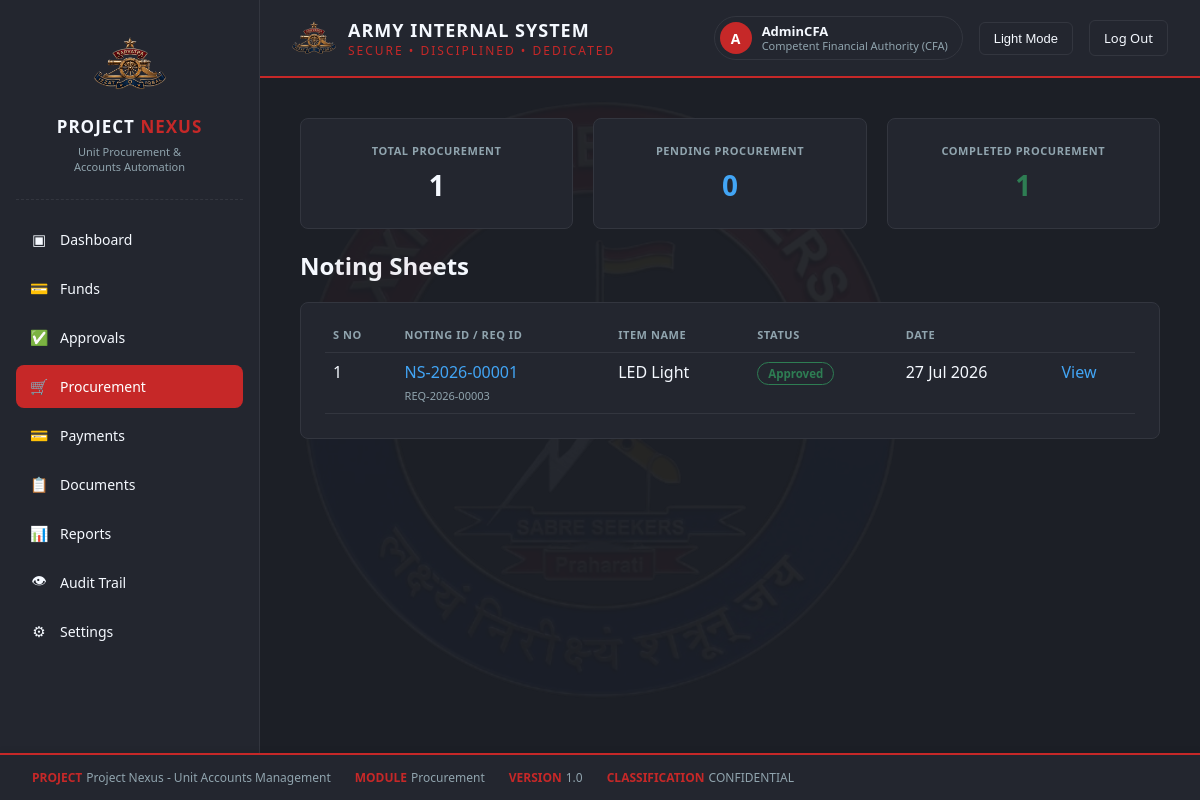
Page /procurement/ (signed in) on the earlier database version.
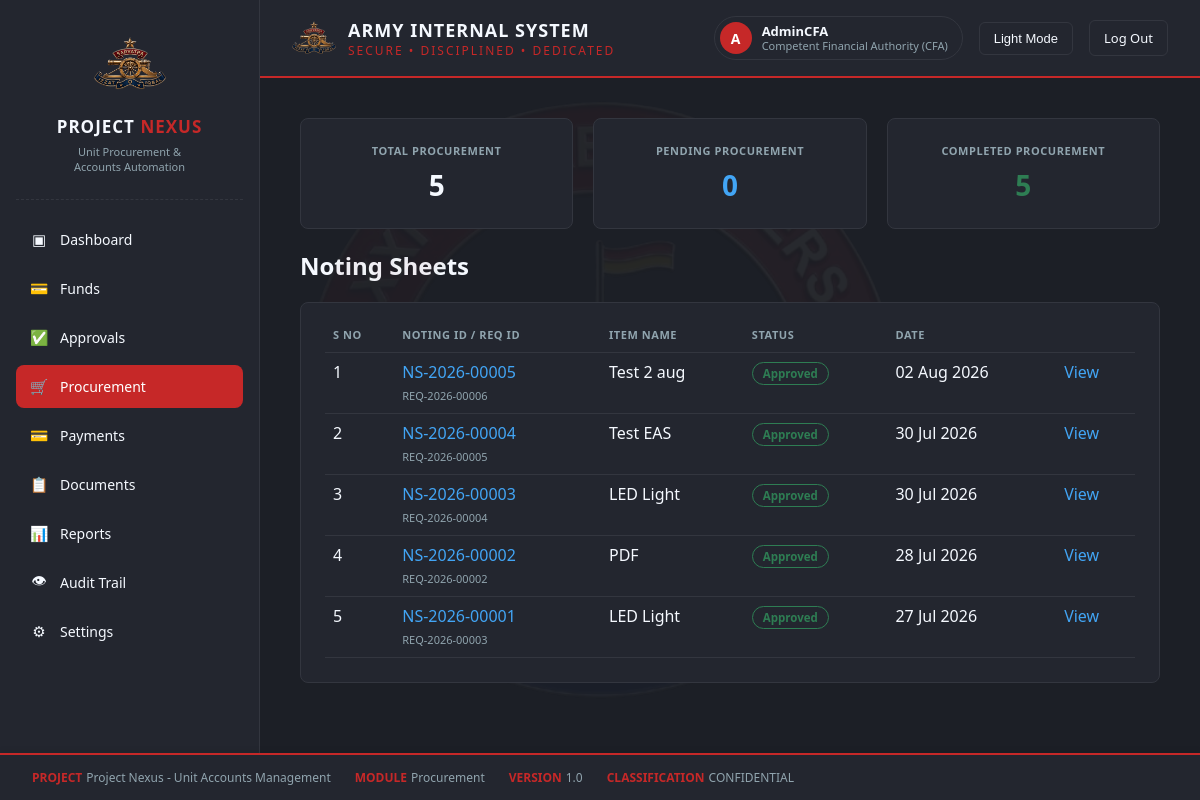
Same page on the later database version.
### procurement/models.py (models this page shows, shortened)
class NotingSheet(models.Model):
    WORKFLOW_CHOICES = [
        ("DRAFT", "Draft"),
        ("PENDING_AO", "Pending Account Officer"),
        ("AO_DENIED", "Returned by Account Officer"),
        ("PENDING_CFA", "Pending CFA"),
        ("CFA_DENIED", "Returned by CFA"),
        ("APPROVED", "Approved"),
    ]
    DECISION_CHOICES = [
        ("PENDING", "Pending"),
        ("APPROVED", "Approved"),
        ("DENIED", "Denied"),
    ]
    noting_id = models.CharField(max_length=30, unique=True, editable=False)
    requirement = models.OneToOneField(
        "requirements_mgmt.Requirement",
        on_delete=models.PROTECT,
        related_name="noting_sheet",
    )
    au = models.CharField(max_length=50, verbose_name="A/U")
    amount_allotted = models.DecimalField(max_digits=15, decimal_places=2, default=0)
    amount_released = models.DecimalField(max_digits=15, decimal_places=2, default=0)
    amount_expended = models.DecimalField(max_digits=15, decimal_places=2, default=0)
    created_by = models.ForeignKey(
        "authentication.User", on_delete=models.PROTECT, related_name="noting_sheets_created"
    )
    created_at = models.DateTimeField(auto_now_add=True)
    updated_at = models.DateTimeField(auto_now=True)
    workflow_status = models.CharField(max_length=20, choices=WORKFLOW_CHOICES, default="DRAFT")
    ao_status = models.CharField(max_length=10, choices=DECISION_CHOICES, default="PENDING")
    ao_remarks = models.TextField(blank=True, null=True)
    ao_acted_by = models.ForeignKey(
        "authentication.User", on_delete=models.SET_NULL, null=True, blank=True,
        related_name="noting_sheets_ao_reviewed",
    )
    ao_acted_at = models.DateTimeField(null=True, blank=True)
    cfa_status = models.CharField(max_length=10, choices=DECISION_CHOICES, default="PENDING")
    cfa_remarks = models.TextField(blank=True, null=True)
    cfa_acted_by = models.ForeignKey(
        "authentication.User", on_delete=models.SET_NULL, null=True, blank=True,
        related_name="noting_sheets_cfa_reviewed",
    )
    cfa_acted_at = models.DateTimeField(null=True, blank=True)
    class Meta:
        db_table = "proc_noting_sheets"
        ordering = ["-created_at"]
        verbose_name = "Noting Sheet"
        verbose_name_plural = "Noting Sheets"
    @property
    def item_name(self):
        return self.requirement.item_name
    @property
    def simple_approval_status(self):
        if self.workflow_status == "APPROVED":
            return "Approved"
        if self.workflow_status in ("AO_DENIED", "CFA_DENIED"):
            return "Declined"
        return "Pending"

### requirements_mgmt/models.py (models this page shows, shortened)
class Requirement(models.Model):
    WORKFLOW_CHOICES = [
        ("DRAFT", "Draft"),
        ("PENDING_AO", "Pending Account Officer"),
        ("AO_DENIED", "Returned by Account Officer"),
        ("PENDING_CFA", "Pending CFA"),
        ("CFA_DENIED", "Returned by CFA"),
        ("APPROVED", "Approved"),
    ]
    DECISION_CHOICES = [
        ("PENDING", "Pending"),
        ("APPROVED", "Approved"),
        ("DENIED", "Denied"),
    ]
    PURCHASE_MODE_CHOICES = [
        ("GEM", "GeM"),
        ("LOCAL", "Local"),
    ]
    PRIORITY_CHOICES = [
        ("LOW", "Low"),
        ("MEDIUM", "Medium"),
        ("HIGH", "High"),
    ]
    requirement_id = models.CharField(max_length=30, unique=True, editable=False)
    item_name = models.CharField(max_length=250)
    category = models.CharField(max_length=250)
    quantity = models.PositiveIntegerField()
    purpose = models.CharField(max_length=250)
    estimated_cost = models.CharField(max_length=250)
    cost_per_unit = models.CharField(max_length=250, blank=True, null=True)
    demanded_by = models.CharField(max_length=250, help_text="Who this item is being demanded for")
    fund_head = models.ForeignKey(
        "masterdata.FundHead",
        on_delete=models.PROTECT,
        related_name="requirements",
        null=True,
        blank=True,
    )
    sub_head = models.ForeignKey(
        "masterdata.SubHead",
        on_delete=models.PROTECT,
        related_name="requirements",
        null=True,
        blank=True,
    )
    purchase_mode = models.CharField(max_length=10, choices=PURCHASE_MODE_CHOICES)
    priority = models.CharField(max_length=10, choices=PRIORITY_CHOICES, default="MEDIUM")
    attachment = models.FileField(
        upload_to="requirement_attachments/%Y/%m/",
        blank=True,
        null=True,
        validators=[validate_attachment_size],
    )
    raised_by = models.ForeignKey(
        "authentication.User", on_delete=models.PROTECT, related_name="requirements_raised"
    )
    created_at = models.DateTimeField(auto_now_add=True)
    updated_at = models.DateTimeField(auto_now=True)
    workflow_status = models.CharField(max_length=20, choices=WORKFLOW_CHOICES, default="DRAFT")
    ao_status = models.CharField(max_length=10, choices=DECISION_CHOICES, default="PENDING")
    ao_remarks = models.TextField(blank=True, null=True)
    ao_acted_by = models.ForeignKey(
        "authentication.User", on_delete=models.SET_NULL, null=True, blank=True,
        related_name="requirements_ao_reviewed",
    )
    ao_acted_at = models.DateTimeField(null=True, blank=True)
    cfa_status = models.CharField(max_length=10, choices=DECISION_CHOICES, default="PENDING")
    cfa_remarks = models.TextField(blank=True, null=True)
    cfa_acted_by = models.ForeignKey(
        "authentication.User", on_delete=models.SET_NULL, null=True, blank=True,
        related_name="requirements_cfa_reviewed",
    )
    cfa_acted_at = models.DateTimeField(null=True, blank=True)
    class Meta:
        db_table = "req_requirements"
        ordering = ["-created_at"]
        verbose_name = "Requirement"
        verbose_name_plural = "Requirements"

### procurement/views.py (the view)
# urls.py: path('', views.procurement_dashboard, name='procurement_dashboard'),
@login_required
def procurement_dashboard(request):
    noting_sheets = NotingSheet.objects.select_related("requirement").order_by("-created_at")
    context = {
        "noting_sheets": noting_sheets,
        "total_count": noting_sheets.count(),
        "pending_count": noting_sheets.exclude(workflow_status="APPROVED").count(),
        "completed_count": noting_sheets.filter(workflow_status="APPROVED").count(),
        "role": request.user.role,
        "active_nav": "procurement",
    }
    return render(request, "procurement/procurement_dashboard.html", context)

### templates/procurement/procurement_dashboard.html (shortened to what this page needs)
{% load static %}
<!DOCTYPE html>
<html lang="en">
<head>
  <link rel="stylesheet" href="{% static 'css/style.css' %}">
  <link rel="stylesheet" href="{% static 'css/requirement_form.css' %}">
</head>
<body>
<div class="app-layout">
  {% include 'partials/sidebar.html' with active_nav='procurement' %}
  <div class="main-content">
{% include 'partials/header.html' with active_nav='procurement' %}
    <div class="dashboard-shell">
      <div class="stat-row">
        <div class="card" style="text-align:center;">
          <span class="rf-label">Total Procurement</span>
          <p style="font-size:28px; font-weight:700; margin:8px 0 0;">{{ total_count }}</p>
        </div>
        <div class="card" style="text-align:center;">
          <span class="rf-label">Pending Procurement</span>
          <p style="font-size:28px; font-weight:700; margin:8px 0 0; color:var(--accent-blue);">{{ pending_count }}</p>
        </div>
        <div class="card" style="text-align:center;">
          <span class="rf-label">Completed Procurement</span>
          <p style="font-size:28px; font-weight:700; margin:8px 0 0; color:#2E7D53;">{{ completed_count }}</p>
        </div>
      </div>
      <div class="section-head-row">
        <h2>Noting Sheets</h2>
      </div>
      <div class="card">
        <div class="rf-table-wrap">
          <table class="item-table">
            <thead>
              <tr>
                <th>S No</th>
                <th>Noting ID / Req ID</th>
                <th>Item Name</th>
                <th>Status</th>
                <th>Date</th>
                <th></th>
              </tr>
            </thead>
            <tbody>
              {% for ns in noting_sheets %}
                <tr>
                  <td>{{ forloop.counter }}</td>
                  <td>
                    <a href="{% url 'noting_sheet_detail' ns.pk %}" style="color:var(--accent-blue); text-decoration:none;">{{ ns.noting_id }}</a>
                    <br><span style="color:var(--text-secondary); font-size:11px;">{{ ns.requirement.requirement_id }}</span>
                  </td>
                  <td>{{ ns.item_name }}</td>
                  <td><span class="badge badge-{{ ns.simple_approval_status|lower }}">{{ ns.simple_approval_status }}</span></td>
                  <td>{{ ns.created_at|date:"d M Y" }}</td>
                  <td><a href="{% url 'noting_sheet_detail' ns.pk %}" style="color:var(--accent-blue); text-decoration:none;">View</a></td>
                </tr>
              {% empty %}
                <tr><td colspan="6" style="text-align:center; color:var(--text-secondary);">No noting sheets yet.</td></tr>
              {% endfor %}
            </tbody>
          </table>
        </div>
      </div>
    </div>
    <div class="footer-strip">
      <div><span class="label">PROJECT</span><span class="item">Project Nexus - Unit Accounts Management</span></div>
      <div><span class="label">MODULE</span><span class="item">Procurement</span></div>
      <div><span class="label">VERSION</span><span class="item">1.0</span></div>
      <div><span class="label">CLASSIFICATION</span><span class="item">CONFIDENTIAL</span></div>
    </div>
  </div>
</div>
</body>
</html>

Differences in the rows shown:
added NotingSheet: noting_id "NS-2026-00005", requirement.requirement_id "REQ-2026-00006", item_name "Test 2 aug", simple_approval_status "Approved", created_at "02 Aug 2026"
added NotingSheet: noting_id "NS-2026-00004", requirement.requirement_id "REQ-2026-00005", item_name "Test EAS", simple_approval_status "Approved", created_at "30 Jul 2026"
added NotingSheet: noting_id "NS-2026-00003", requirement.requirement_id "REQ-2026-00004", item_name "LED Light", simple_approval_status "Approved", created_at "30 Jul 2026"
added NotingSheet: noting_id "NS-2026-00002", requirement.requirement_id "REQ-2026-00002", item_name "PDF", simple_approval_status "Approved", created_at "28 Jul 2026"
Other differences:
{{ total_count }}: "1" → "5"
{{ completed_count }}: "1" → "5"
